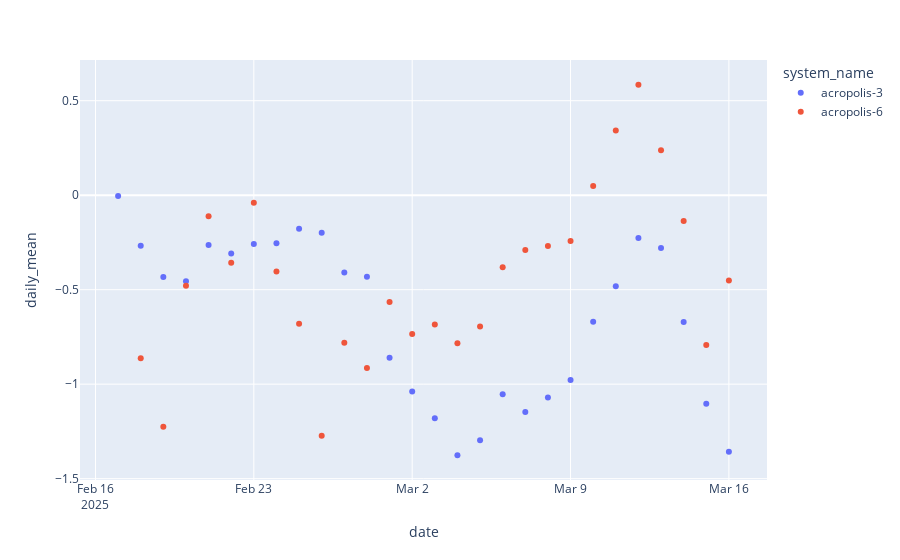
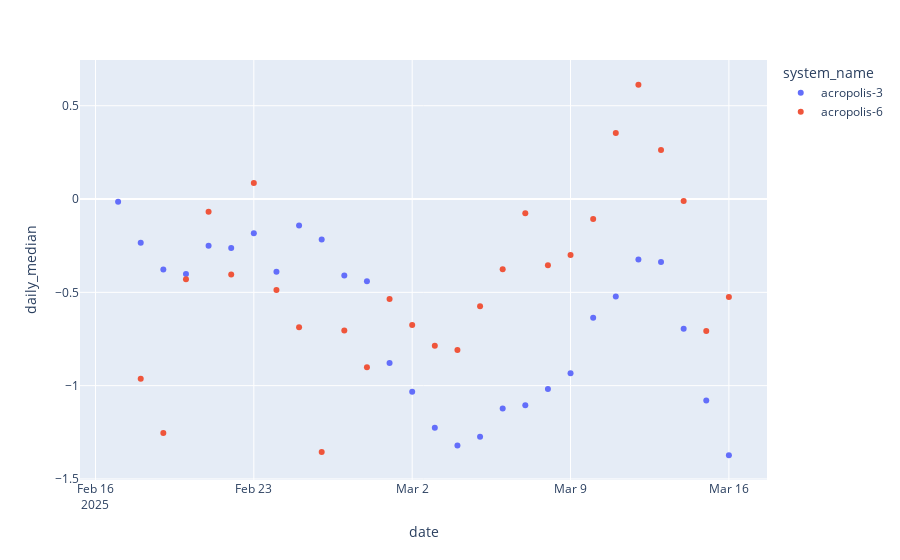

Write notebook code for charts like these, in order.
### Code cell
df_daily_mean = df.sort("datetime") \
    .with_columns(pl.col("datetime").dt.date().alias("date")) \
    .group_by(["date", "system_name", "system_id"]) \
    .agg([
        (pl.col("diff").mean()).alias("daily_mean"),
        (pl.col("diff").median()).alias("daily_median")
        ]) \
    .sort("system_id")
    
fig = px.scatter(df_daily_mean, x="date", y="daily_mean", color = "system_name")
fig.show()
fig = px.scatter(df_daily_mean, x="date", y="daily_median", color = "system_name")
fig.show()

### Figure 1 — Plotly figure (JSON) as saved in the notebook; plotly's stock layout.template omitted (floating-point values rounded to 4 significant figures)
{"data": [{"hovertemplate": "system_name=acropolis-3<br>date=%{x}<br>daily_mean=%{y}<extra></extra>", "legendgroup": "acropolis-3", "marker": {"color": "#636efa", "symbol": "circle"}, "mode": "markers", "name": "acropolis-3", "orientation": "v", "showlegend": true, "type": "scatter", "x": ["2025-03-04T00:00:00", "2025-03-16T00:00:00", "2025-03-07T00:00:00", "2025-02-28T00:00:00", "2025-03-08T00:00:00", "2025-03-13T00:00:00", "2025-03-02T00:00:00", "2025-03-05T00:00:00", "2025-02-17T00:00:00", "2025-03-01T00:00:00", "2025-03-06T00:00:00", "2025-03-12T00:00:00", "2025-02-21T00:00:00", "2025-02-26T00:00:00", "2025-03-11T00:00:00", "2025-03-10T00:00:00", "2025-02-18T00:00:00", "2025-02-22T00:00:00", "2025-02-27T00:00:00", "2025-02-19T00:00:00", "2025-02-20T00:00:00", "2025-03-14T00:00:00", "2025-02-25T00:00:00", "2025-02-23T00:00:00", "2025-02-24T00:00:00", "2025-03-03T00:00:00", "2025-03-15T00:00:00", "2025-03-09T00:00:00"], "xaxis": "x", "y": [-1.376, -1.358, -1.147, -0.432, -1.07, -0.2793, -1.039, -1.297, -0.00398, -0.8602, -1.053, -0.2271, -0.2636, -0.1992, -0.4817, -0.6696, -0.2672, -0.3083, -0.4085, -0.4333, -0.456, -0.6705, -0.1771, -0.2588, -0.2549, -1.18, -1.104, -0.9778], "yaxis": "y"}, {"hovertemplate": "system_name=acropolis-6<br>date=%{x}<br>daily_mean=%{y}<extra></extra>", "legendgroup": "acropolis-6", "marker": {"color": "#EF553B", "symbol": "circle"}, "mode": "markers", "name": "acropolis-6", "orientation": "v", "showlegend": true, "type": "scatter", "x": ["2025-03-13T00:00:00", "2025-02-28T00:00:00", "2025-03-01T00:00:00", "2025-03-11T00:00:00", "2025-02-24T00:00:00", "2025-03-06T00:00:00", "2025-02-19T00:00:00", "2025-03-07T00:00:00", "2025-02-20T00:00:00", "2025-02-21T00:00:00", "2025-03-12T00:00:00", "2025-03-03T00:00:00", "2025-03-05T00:00:00", "2025-03-08T00:00:00", "2025-02-27T00:00:00", "2025-03-04T00:00:00", "2025-03-15T00:00:00", "2025-03-10T00:00:00", "2025-03-09T00:00:00", "2025-03-16T00:00:00", "2025-02-23T00:00:00", "2025-03-02T00:00:00", "2025-02-26T00:00:00", "2025-03-14T00:00:00", "2025-02-22T00:00:00", "2025-02-18T00:00:00", "2025-02-25T00:00:00"], "xaxis": "x", "y": [0.2372, -0.9147, -0.5649, 0.342, -0.4038, -0.3819, -1.226, -0.2905, -0.4788, -0.1108, 0.5844, -0.6843, -0.695, -0.2685, -0.7809, -0.7837, -0.7922, 0.04915, -0.2428, -0.4515, -0.04036, -0.7341, -1.273, -0.1372, -0.3568, -0.8627, -0.6801], "yaxis": "y"}], "layout": {"legend": {"title": {"text": "system_name"}, "tracegroupgap": 0}, "margin": {"t": 60}, "xaxis": {"anchor": "y", "domain": [0, 1], "title": {"text": "date"}}, "yaxis": {"anchor": "x", "domain": [0, 1], "title": {"text": "daily_mean"}}}}

### Figure 2 — Plotly figure (JSON) as saved in the notebook; plotly's stock layout.template omitted (floating-point values rounded to 4 significant figures)
{"data": [{"hovertemplate": "system_name=acropolis-3<br>date=%{x}<br>daily_median=%{y}<extra></extra>", "legendgroup": "acropolis-3", "marker": {"color": "#636efa", "symbol": "circle"}, "mode": "markers", "name": "acropolis-3", "orientation": "v", "showlegend": true, "type": "scatter", "x": ["2025-03-04T00:00:00", "2025-03-16T00:00:00", "2025-03-07T00:00:00", "2025-02-28T00:00:00", "2025-03-08T00:00:00", "2025-03-13T00:00:00", "2025-03-02T00:00:00", "2025-03-05T00:00:00", "2025-02-17T00:00:00", "2025-03-01T00:00:00", "2025-03-06T00:00:00", "2025-03-12T00:00:00", "2025-02-21T00:00:00", "2025-02-26T00:00:00", "2025-03-11T00:00:00", "2025-03-10T00:00:00", "2025-02-18T00:00:00", "2025-02-22T00:00:00", "2025-02-27T00:00:00", "2025-02-19T00:00:00", "2025-02-20T00:00:00", "2025-03-14T00:00:00", "2025-02-25T00:00:00", "2025-02-23T00:00:00", "2025-02-24T00:00:00", "2025-03-03T00:00:00", "2025-03-15T00:00:00", "2025-03-09T00:00:00"], "xaxis": "x", "y": [-1.321, -1.373, -1.105, -0.4406, -1.018, -0.3378, -1.033, -1.274, -0.01493, -0.8792, -1.122, -0.3233, -0.2507, -0.2162, -0.5224, -0.6365, -0.2341, -0.262, -0.4097, -0.3777, -0.4021, -0.6947, -0.1419, -0.1831, -0.3895, -1.225, -1.08, -0.933], "yaxis": "y"}, {"hovertemplate": "system_name=acropolis-6<br>date=%{x}<br>daily_median=%{y}<extra></extra>", "legendgroup": "acropolis-6", "marker": {"color": "#EF553B", "symbol": "circle"}, "mode": "markers", "name": "acropolis-6", "orientation": "v", "showlegend": true, "type": "scatter", "x": ["2025-03-13T00:00:00", "2025-02-28T00:00:00", "2025-03-01T00:00:00", "2025-03-11T00:00:00", "2025-02-24T00:00:00", "2025-03-06T00:00:00", "2025-02-19T00:00:00", "2025-03-07T00:00:00", "2025-02-20T00:00:00", "2025-02-21T00:00:00", "2025-03-12T00:00:00", "2025-03-03T00:00:00", "2025-03-05T00:00:00", "2025-03-08T00:00:00", "2025-02-27T00:00:00", "2025-03-04T00:00:00", "2025-03-15T00:00:00", "2025-03-10T00:00:00", "2025-03-09T00:00:00", "2025-03-16T00:00:00", "2025-02-23T00:00:00", "2025-03-02T00:00:00", "2025-02-26T00:00:00", "2025-03-14T00:00:00", "2025-02-22T00:00:00", "2025-02-18T00:00:00", "2025-02-25T00:00:00"], "xaxis": "x", "y": [0.2629, -0.902, -0.5352, 0.3538, -0.4873, -0.3766, -1.254, -0.07561, -0.4293, -0.06761, 0.6125, -0.7857, -0.5743, -0.3545, -0.7049, -0.8089, -0.7072, -0.1064, -0.3, -0.5254, 0.08588, -0.675, -1.355, -0.009844, -0.4039, -0.9627, -0.6877], "yaxis": "y"}], "layout": {"legend": {"title": {"text": "system_name"}, "tracegroupgap": 0}, "margin": {"t": 60}, "xaxis": {"anchor": "y", "domain": [0, 1], "title": {"text": "date"}}, "yaxis": {"anchor": "x", "domain": [0, 1], "title": {"text": "daily_median"}}}}
